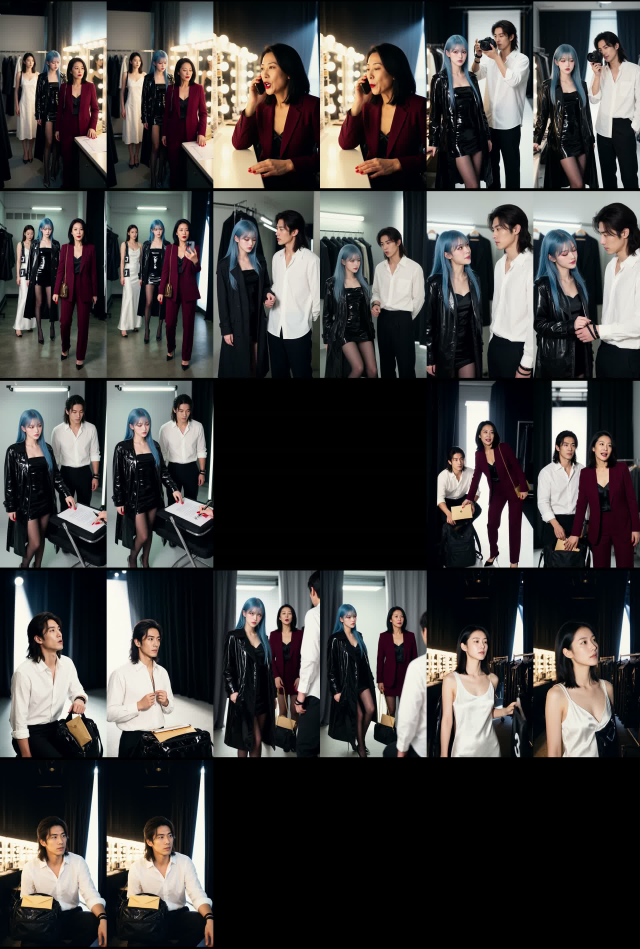
#> input picture reports/p6/r4_ep05_film_sheet.jpg, 1920 x 2845 px (shown at 1/3 size)
$ python -i gaze.py   (imports and definitions only)
#> lines starting #> are read from the running program, lines starting #| are printed output that depends on the picture; after the words box and inside, x2 and y2 are one past the last pixel; in counts of white or black regions, pixels touching at a corner belong together
### packages/qc/ns_qc/face.py
"""YuNet + SFace (OpenCV zoo, same pinned files as gpu3 ns_launcher VISION_WEIGHTS) — detection and identity cosine.

Model lookup order: $NS_QC_VISION_DIR, <root>/models_cache/vision, <root>/models/vision, <root>/ns-studio/models/vision.
gpu3 keeps them in ns-studio/models/vision; the laptop copy in models_cache/vision was verified against the pinned
sha256 values below. Models missing → callers report the face gates as `unchecked` (never as pass).
"""
from __future__ import annotations

import hashlib
import os
import threading
from pathlib import Path

import numpy as np

YUNET = "face_detection_yunet_2023mar.onnx"
SFACE = "face_recognition_sface_2021dec.onnx"
PINNED = {YUNET: "8f2383e4dd3cfbb4553ea8718107fc0423210dc964f9f4280604804ed2552fa4",
          SFACE: "0ba9fbfa01b5270c96627c4ef784da859931e02f04419c829e83484087c34e79"}
MIN_FACE_PX = 80  # gpu3 _clip_checks: faces shorter than 80 px are not scored


def find_models(root: Path) -> tuple[Path, Path] | None:
    dirs = [os.environ.get("NS_QC_VISION_DIR"), root / "models_cache" / "vision", root / "models" / "vision",
            root / "ns-studio" / "models" / "vision"]
    for d in dirs:
        if d and (Path(d) / YUNET).is_file() and (Path(d) / SFACE).is_file():
            return Path(d) / YUNET, Path(d) / SFACE
#> in video_checks, fr is the input picture: shape (2845, 1920, 3); mean B, G, R 65.3, 66.5, 68.5
    return None


# [6 lines left out: function verify_pins, not called in this run]


class FaceModels:
    """Thread-safe wrapper (OpenCV DNN objects are not thread-safe — PI-26)."""

    # [11 lines left out: functions __init__, faces, not called in this run]

    def embed(self, bgr: np.ndarray, face: np.ndarray) -> np.ndarray:
        with self._lock:
            return self.rec.feature(self.rec.alignCrop(bgr, face)).reshape(-1).astype(np.float64)


def cosine(a: np.ndarray, b: np.ndarray) -> float:
    d = float(np.linalg.norm(a) * np.linalg.norm(b))
    return 0.0 if d == 0 else float(np.dot(a, b) / d)


def largest(faces: list[np.ndarray]) -> np.ndarray | None:
    return max(faces, key=lambda f: float(f[2]) * float(f[3])) if faces else None


# ---------------- hair (port of gpu3 weita_series.hair_colour, S3-F3) ----------------

# [46 lines left out: functions hair_band, hair_colour, torso_box, not called in this run]


def centre_box(shape) -> tuple[int, int, int, int]:
    H, W = shape[:2]
    return int(0.25 * W), int(0.35 * H), int(0.75 * W), int(0.85 * H)


# [7 lines left out: function ab_hist, not called in this run]


def bhattacharyya(h1: np.ndarray, h2: np.ndarray) -> float:
    import cv2
    return float(cv2.compareHist(h1.astype(np.float32), h2.astype(np.float32), cv2.HISTCMP_BHATTACHARYYA))


# [16 lines left out: function dominant_lab, not called in this run]

### packages/qc/ns_qc/gaze.py
"""ACTING（2026-11-01，R11-2 / R11-6 / R11-8 / R11-9）：看镜头 / 首秒定格 / 字幕带——纯像素检测，只记录不阻断（标定前）。

项目方原话：“演员的眼睛不要看镜头”；“每个镜头第一帧,演员都看着镜头,而且停顿1秒多,这个是不合理的”；“字幕不是要求不加么?”。

方法（OpenCV zoo YuNet 2023mar 五点：右眼、左眼、鼻尖、右嘴角、左嘴角；与 ns_qc.face 同一模型）：
- 头部朝向：yaw_n = 鼻尖到两眼中点的水平偏移 / 眼距（正脸 ≈ 0，侧脸 |yaw_n| ≥ 0.25）；
  pitch_n = 鼻尖到眼线的垂直距离 / 眼线到嘴线距离（正视 ≈ 0.5–0.65，低头变大、抬头变小）
- 眼球：每只眼按眼距取小框（宽 0.42 眼距、高 0.24 眼距），灰度最暗 18% 像素的质心 → 相对框中心的水平偏移 iris_dx（−1…1）
- 视线水平分量 gaze_x = YAW_K × yaw_n + iris_dx（两者都是“朝画面右为正”）；|gaze_x| 小且 pitch 正常 = 疑似看镜头
- 眼距 < MIN_IOD 像素（脸太小）或没检出脸 → 状态“未测”，不算通过也不算不通过（ITERATION_PROTOCOL H3：未测 ≠ 通过）

阈值是“暂定”（PROVISIONAL），只用于记录；标定（tools/acting/calibrate_gaze.py，总调度标注）之后才改 BLOCK=True。
"""
from __future__ import annotations

from pathlib import Path

import numpy as np

# ---- 暂定阈值（标定前只记录；改动须同时更新 docs/acting/CALIBRATION.md）
PROVISIONAL = True
BLOCK = False                 # 标定能把好 / 坏分开后由总调度批准再改 True
MIN_IOD = 22.0                # 眼距像素下限（再小眼球框不足 9 px，测不准 → 未测）
YAW_K = 1.6
CAM_GAZE_X = 0.22             # |gaze_x| ≤ 此值
CAM_PITCH = (0.38, 0.80)      # 且 pitch_n 在此区间（不是明显低头 / 抬头）
FIRST_S = 1.0                 # “首秒”窗口
FREEZE_RATIO = 0.35           # 首秒帧差 < 0.35 × 后段中位帧差 → 首秒定格
FREEZE_ABS = 0.6              # 且首秒平均帧差 < 0.6（0–255 灰度、160 px 宽缩略图）
STILL_ABS = 1.2               # 逐帧“静止”= 帧差 < min(0.35 × 后段中位, 1.2)
FREEZE_RUN_S = 0.5            # 从第 0 帧起连续静止 ≥ 0.5 s → 开头定格（项目方：“停顿 1 秒多”）
# ---- L-200 排排站（W-DETECT 11-06 几何判：看图模型对 ep01 S1 / S14 / S15 的合影式并排全部漏判）
# 两张（含）以上测得的脸两两满足：脸高比 ≥ size_ratio（同一纵深）、脸心纵向差 ≤ dy（同一排）、横向间距 ≥ dx_k × 大脸高（肩并肩不是叠着）、
# 眼距 / 脸宽 ≥ iod_w（朝向镜头，不是侧脸）、|yaw_n| ≤ yaw（不是明显转头）。标定（data/_offline_pull ep01 11-06）：
# 正例 S1 v3 / S14 v2 / S15 v12 / S14 v11（三人一排、两人并排）4/4 命中；反例过肩镜 S4 / S5 / S12、前后错落 S7 / S9、单人 共 14 张 0 误报
LINEUP = {"size_ratio": 0.72, "dy": 0.08, "dx_k": 1.2, "iod_w": 0.26, "yaw": 0.6, "min_faces": 2}


def _models(root: Path | None = None):
    from . import face as QF
    root = root or Path(__file__).resolve().parents[3]
    paths = QF.find_models(root)
    if not paths:
        return None
    return QF.FaceModels(*paths, score=0.6)


# [92 lines left out: functions _iris_dx, face_gaze, image_gaze, lineup_geo, not called in this run]


def _thumb(frame: np.ndarray) -> np.ndarray:
    import cv2
    g = cv2.cvtColor(frame, cv2.COLOR_BGR2GRAY)
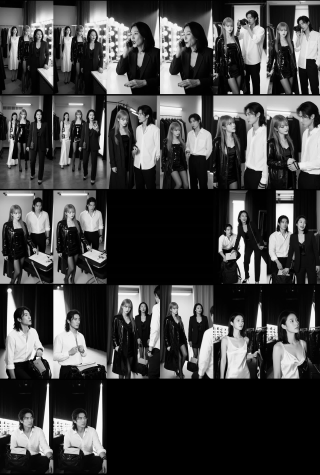
#> g: shape (2845, 1920) (shown at 1/6 size); min 0, max 255, mean 67
    return cv2.resize(g, (160, max(1, int(160 * g.shape[0] / g.shape[1]))), interpolation=cv2.INTER_AREA).astype(np.float32)
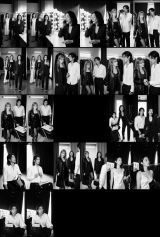
#> returned value: shape (237, 160) float32; min 0, max 249, mean 67


def caption_band(bgr: np.ndarray) -> list[tuple[float, float]]:
    """下 38% 画面里像“一行字”的横条（高对比细笔画、宽高比 ≥ 4、高 1.2–7% 画高）→ [(y 中心比例, 宽比例)]"""
    import cv2
    H, W = bgr.shape[:2]
    y0 = int(H * 0.62)
    g = cv2.cvtColor(bgr[y0:], cv2.COLOR_BGR2GRAY)
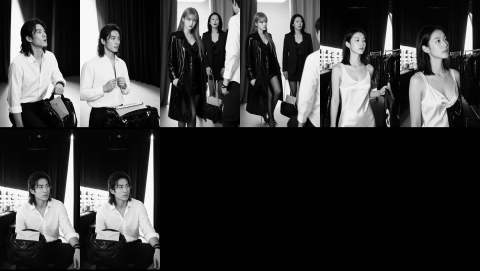
#> g: shape (1082, 1920) (shown at 1/4 size); min 0, max 255, mean 55.5
    grad = cv2.morphologyEx(g, cv2.MORPH_GRADIENT, cv2.getStructuringElement(cv2.MORPH_ELLIPSE, (3, 3)))
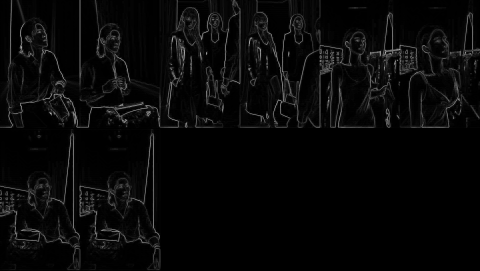
#> grad: shape (1082, 1920) (shown at 1/4 size); min 0, max 255, mean 8
    _, bw = cv2.threshold(grad, 0, 255, cv2.THRESH_BINARY | cv2.THRESH_OTSU)
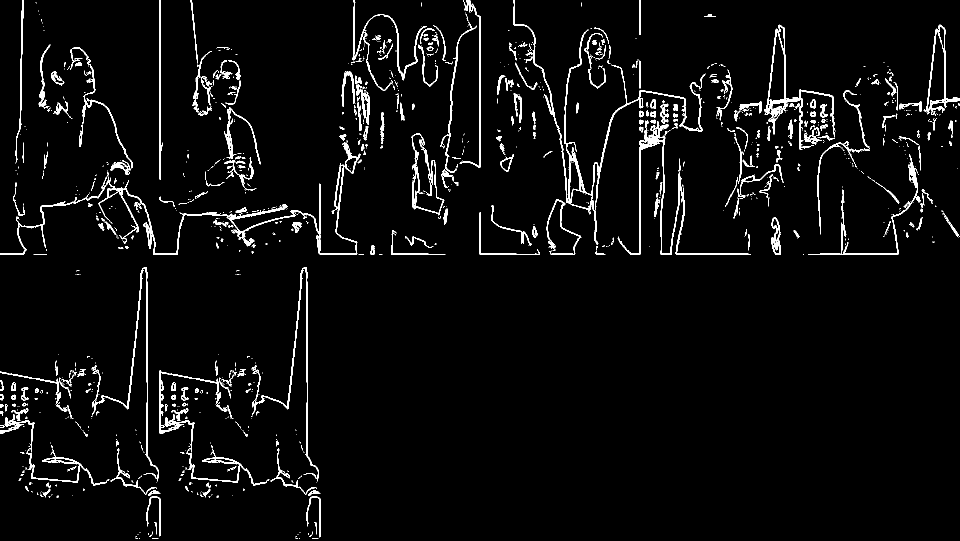
#> bw: shape (1082, 1920) (shown at 1/2 size); 3.7% white in thin lines or dots
    bw = cv2.morphologyEx(bw, cv2.MORPH_CLOSE, cv2.getStructuringElement(cv2.MORPH_RECT, (max(3, W // 60), 1)))
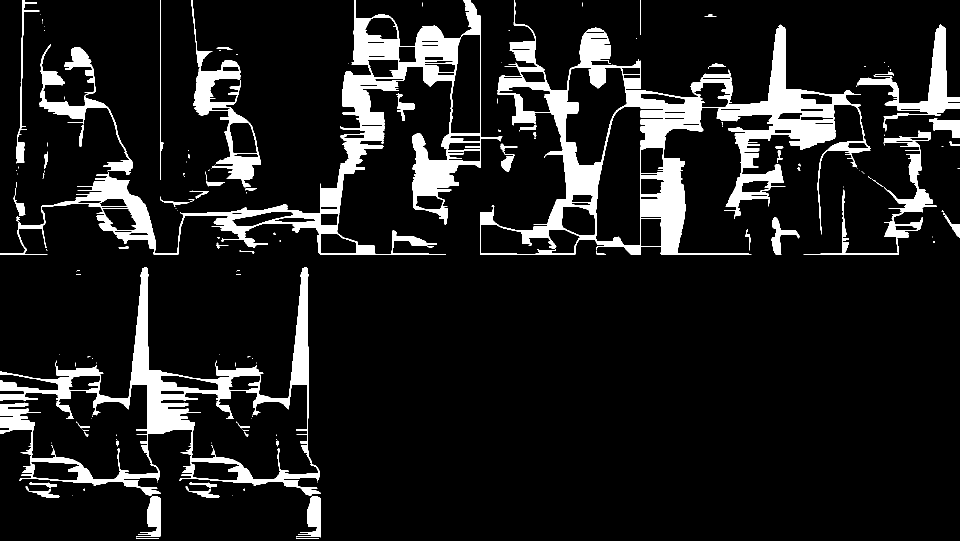
#> bw: shape (1082, 1920) (shown at 1/2 size); 10.8% white; 172 white regions (118 under 20 px), largest, box (x1, y1, x2, y2) and area: (960, 0, 1741, 510) 76629, (0, 0, 1005, 510) 56105, (0, 534, 642, 992) 44488
    n, _lab, stats, _c = cv2.connectedComponentsWithStats(bw)
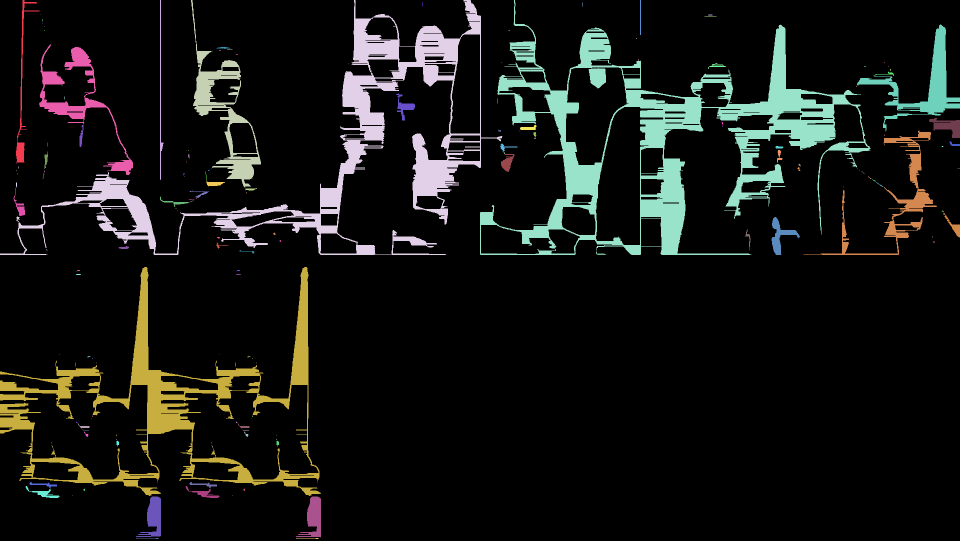
#> _lab: shape (1082, 1920) int32 (shown at 1/2 size); 173 distinct labels, from 0 to 172; one colour per label, 0 black
#> n = 173; stats = 173 rows, first 6: [0, 0, 1920, 1082, 1852499], [32, 0, 47, 327, 1600], [320, 0, 7, 360, 777], [382, 0, 140, 374, 9783], [0, 0, 1005, 510, 56105], [960, 0, 781, 510, 76629]
    out = []
    for i in range(1, n):
        x, y, w, h, area = stats[i]
        if h < 0.012 * H or h > 0.07 * H or w < 4 * h or w < 0.2 * W:
            continue
        fill = area / float(w * h)
        cx = (x + w / 2) / W
        if 0.3 <= fill <= 0.85 and 0.3 <= cx <= 0.7:     # 字幕居中、笔画间有空隙
            out.append((round((y0 + y + h / 2) / H, 3), round(w / W, 3)))
#> this loop made 172 passes
#> after the loop, out = []
    return out


def video_checks(path: str | Path, models=None, gaze_every_s: float = 0.5) -> dict:
    """视频 → 首秒定格 / 首秒看镜头 / 全片看镜头比例 / 疑似字幕带。全部只记录（BLOCK=False）"""
    import cv2
    cap = cv2.VideoCapture(str(path))
    fps = cap.get(cv2.CAP_PROP_FPS) or 24.0
    models = models or _models()
    diffs, prev, gz, caps, t = [], None, [], [], 0
    i = 0
    while True:
        ok, fr = cap.read()
        if not ok:
            break
        ts = i / fps
        th = _thumb(fr)
        if prev is not None:
            diffs.append((ts, float(np.abs(th - prev).mean())))
        prev = th
        if ts <= FIRST_S + 1e-6 and i % max(1, int(round(fps / 4))) == 0 or (ts > FIRST_S and ts >= t):
            if models is not None:
                r = image_gaze(fr, models)
                gz.append({"t": round(ts, 2), "status": r["status"],
                           "gaze_x": [f.get("gaze_x") for f in r["faces"] if "gaze_x" in f][:3]})
            cb = caption_band(fr)
#> cb = []
            if cb:
                caps.append({"t": round(ts, 2), "bands": cb[:3]})
            if ts > FIRST_S:
                t = ts + gaze_every_s
        i += 1
    cap.release()
    dur = i / fps if i else 0.0
    head = [d for ts, d in diffs if ts <= FIRST_S]
    rest = [d for ts, d in diffs if ts > FIRST_S]
    head_mean = float(np.mean(head)) if head else None
    rest_med = float(np.median(rest)) if rest else None
    still_run = 0.0
    if rest_med:
        for ts, d in diffs:
            if d < min(FREEZE_RATIO * rest_med, STILL_ABS):
                still_run = ts
            else:
                break
    freeze = None
    if head_mean is not None and rest_med:
        freeze = bool((head_mean < FREEZE_RATIO * rest_med and head_mean < FREEZE_ABS) or still_run >= FREEZE_RUN_S)
    first = [g for g in gz if g["t"] <= FIRST_S]
    fm = [g for g in first if g["status"] != "未测"]
    allm = [g for g in gz if g["status"] != "未测"]
    first_cam = (sum(g["status"] == "疑似看镜头" for g in fm) / len(fm)) if fm else None
    cam_frac = (sum(g["status"] == "疑似看镜头" for g in allm) / len(allm)) if allm else None
    # 字幕带：同一高度（±2% 画高）在 ≥3 个采样点出现
    ys = [b[0] for c in caps for b in c["bands"]]
    stable = 0
    if ys:
        ys_ = np.array(ys)
        stable = int(max(((np.abs(ys_ - y) <= 0.02).sum() for y in ys_)))
    return {
        "duration_s": round(dur, 2), "provisional": PROVISIONAL, "block": BLOCK,
        "first_sec": {"motion_mean": None if head_mean is None else round(head_mean, 3),
                      "rest_motion_median": None if rest_med is None else round(rest_med, 3),
                      "still_from_start_s": round(still_run, 2), "freeze": freeze,
                      "camera_gaze_frac": None if first_cam is None else round(first_cam, 2),
                      "status": ("未测" if freeze is None and first_cam is None else
                                 "疑似开头定格看镜头" if (freeze and (first_cam or 0) >= 0.5) else
                                 "疑似开头定格" if freeze else
                                 "疑似开头看镜头" if (first_cam or 0) >= 0.5 else "开头在动")},
        "camera_gaze": {"frac": None if cam_frac is None else round(cam_frac, 2), "measured": len(allm), "sampled": len(gz),
                        "status": "未测" if cam_frac is None else ("疑似看镜头" if cam_frac >= 0.3 else "视线离轴")},
        "caption": {"suspect": stable >= 3, "hits": stable, "samples": caps[:6]},
        "gaze_samples": gz[:40],
    }

>>> result = video_checks('../../../reports/p6/r4_ep05_film_sheet.jpg')

$ run again, on reports/p6/r4_face_fix_sheet.jpg
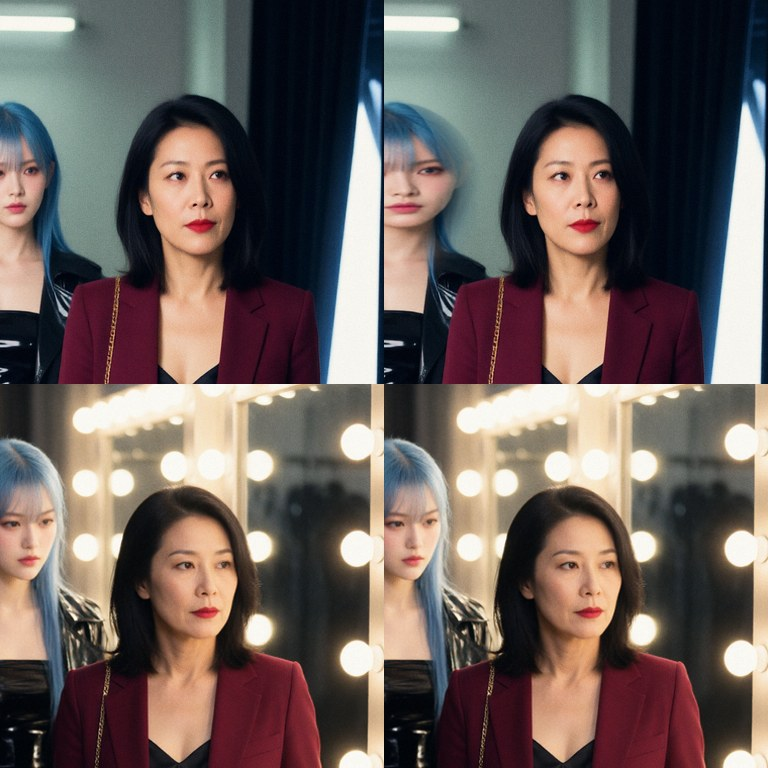
#> input picture reports/p6/r4_face_fix_sheet.jpg, 768 x 768 px
#> in video_checks, fr is the input picture: shape (768, 768, 3); mean B, G, R 93.1, 97.2, 109.4
#> in caption_band, `_, bw = cv2.threshold(grad, 0, 255, cv2.THRESH_BINARY | cv2.THRESH_OTSU)`:
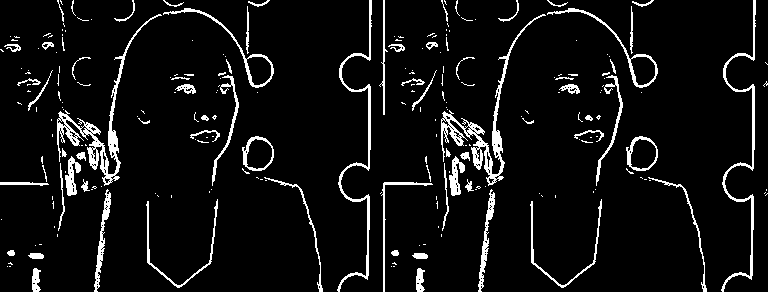
#> bw: shape (292, 768); 6.9% white in thin lines or dots
#> in caption_band, `n, _lab, stats, _c = cv2.connectedComponentsWithStats(bw)`:
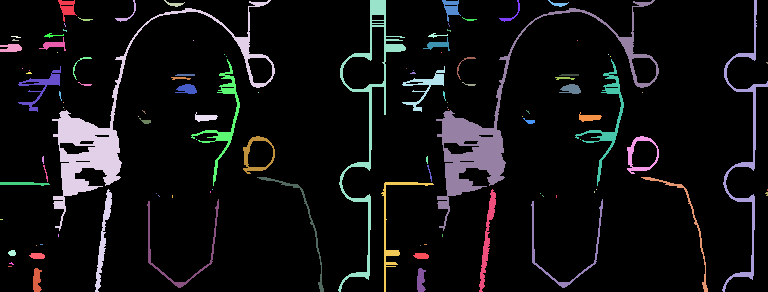
#> _lab: shape (292, 768) int32; 113 distinct labels, from 0 to 112; one colour per label, 0 black
#> n = 113; stats = 113 rows, first 6: [0, 0, 768, 292, 202338], [58, 0, 19, 22, 198], [115, 0, 21, 22, 72], [164, 0, 21, 7, 54], [52, 0, 223, 231, 4762], [338, 0, 68, 292, 1928]
#> the loop in caption_band, `for i in range(1, n):` made 112 passes
#> (x, y, w, h, area) on passes 1 to 8: (58, 0, 19, 22, 198), (115, 0, 21, 22, 72), (164, 0, 21, 7, 54), (52, 0, 223, 231, 4762), (338, 0, 68, 292, 1928), (442, 0, 19, 22, 198), (499, 0, 21, 22, 72), (548, 0, 21, 7, 54)
#> after the loop in caption_band, `for i in range(1, n):`: out = []

$ run again, on reports/p6/r4_face_swap_arms_sheet.jpg
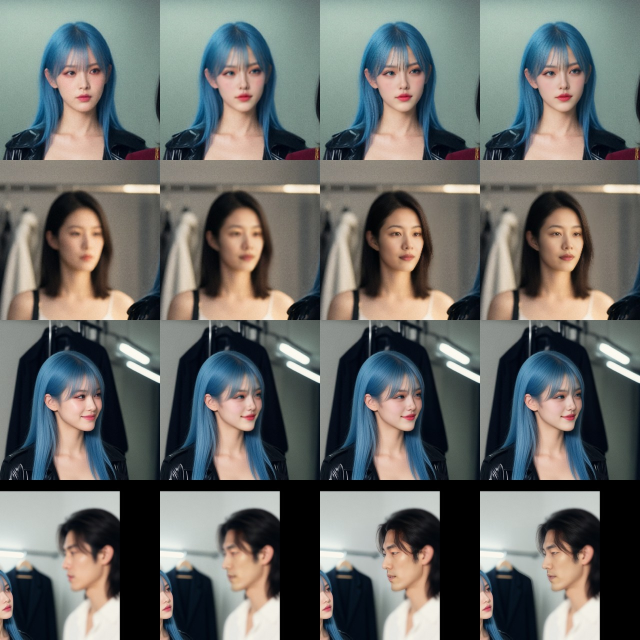
#> input picture reports/p6/r4_face_swap_arms_sheet.jpg, 1280 x 1280 px (shown at 1/2 size)
#> in video_checks, fr is the input picture: shape (1280, 1280, 3); mean B, G, R 104.7, 107.6, 105.9
#> in caption_band, `_, bw = cv2.threshold(grad, 0, 255, cv2.THRESH_BINARY | cv2.THRESH_OTSU)`:
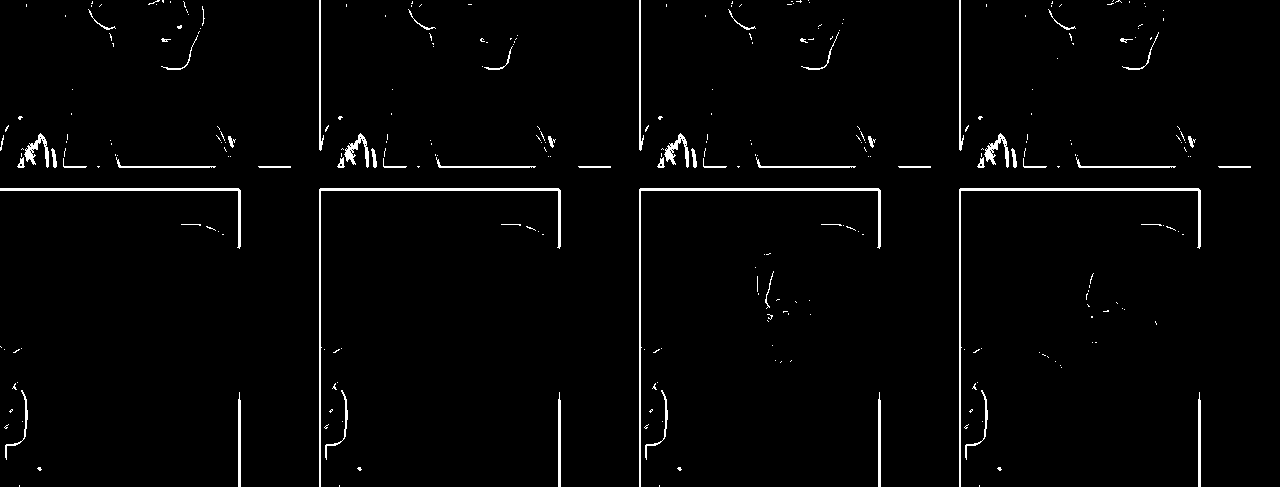
#> bw: shape (487, 1280); 2.1% white; 314 white regions (253 under 20 px), largest, box (x1, y1, x2, y2) and area: (319, 188, 561, 487) 1487, (639, 188, 881, 487) 1487, (959, 188, 1201, 487) 1487
#> in caption_band, `n, _lab, stats, _c = cv2.connectedComponentsWithStats(bw)`:
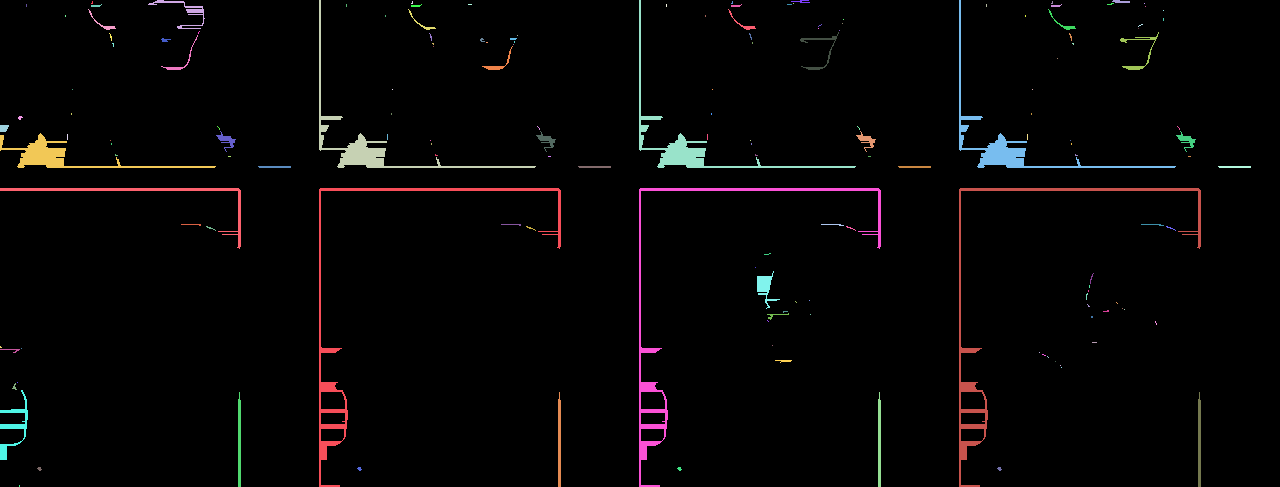
#> _lab: shape (487, 1280) int32; 163 distinct labels, from 0 to 162; one colour per label, 0 black
#> n = 163; stats = 163 rows, first 6: [0, 0, 1280, 487, 603914], [91, 1, 2, 3, 4], [148, 0, 57, 29, 278], [319, 0, 217, 168, 1829], [411, 1, 2, 3, 4], [639, 0, 217, 168, 1829]
#> the loop in caption_band, `for i in range(1, n):` made 162 passes
#> after the loop in caption_band, `for i in range(1, n):`: out = []
